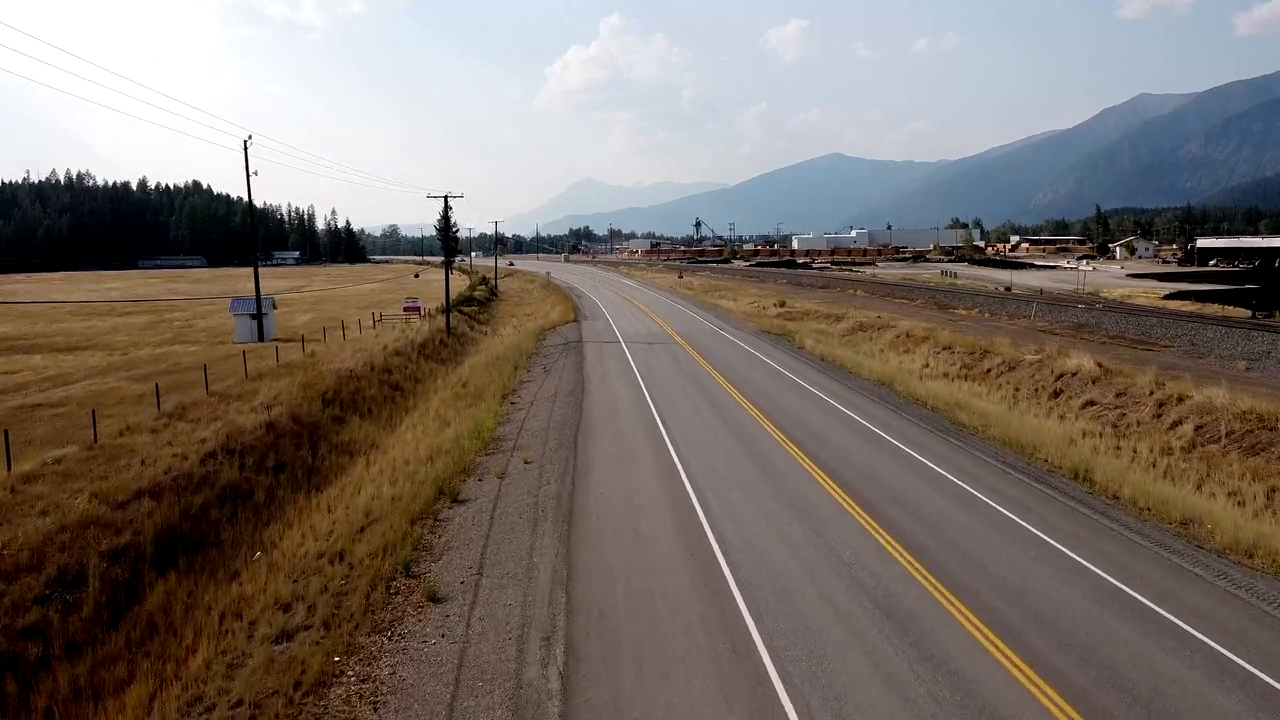
#> input picture frame 30 of road1.mp4, 1280 x 720 px
$ python RoadLineDetection.py
#> lines starting #> are read from the running program, lines starting #| are printed output that depends on the picture; after the words box and inside, x2 and y2 are one past the last pixel; in counts of white or black regions, pixels touching at a corner belong together
#> further down, img is the input picture: shape (720, 1280, 3); mean B, G, R 105.4, 112.4, 122.6
import cv2
import numpy as np

cap=cv2.VideoCapture("road1.mp4")


def region_of_interest(image,vertices):
    mask=np.zeros_like(image)
    match_mask_color=255#Bu maskede ilgi bölgesini beyaz,geri kalanını siyah yapacaktır.

    cv2.fillPoly(mask,vertices,match_mask_color)
    masked_image=cv2.bitwise_and(image,mask)
    return masked_image

def drawLines(image,lines):
    image=np.copy(image)
    blank_image=np.zeros((image.shape[0],image.shape[1],3),dtype=np.uint8)

    for line in lines:
        for x1,y1,x2,y2 in line:
            cv2.line(blank_image,(x1,y1),(x2,y2),(0,255,0),thickness=10)

        image=cv2.addWeighted(image,0.8,blank_image,1,0.0)
        return image


def process(image):
    height,width=img.shape[0],img.shape[1]
#> height = 720; width = 1280

    region_of_interest_vertices=[(0,height),(width/2,height/2),(width,height)]
#> region_of_interest_vertices = [(0, 720), (640, 360), (1280, 720)]

    gray_image=cv2.cvtColor(image,cv2.COLOR_BGR2GRAY)
    canny_image=cv2.Canny(gray_image,250,120)
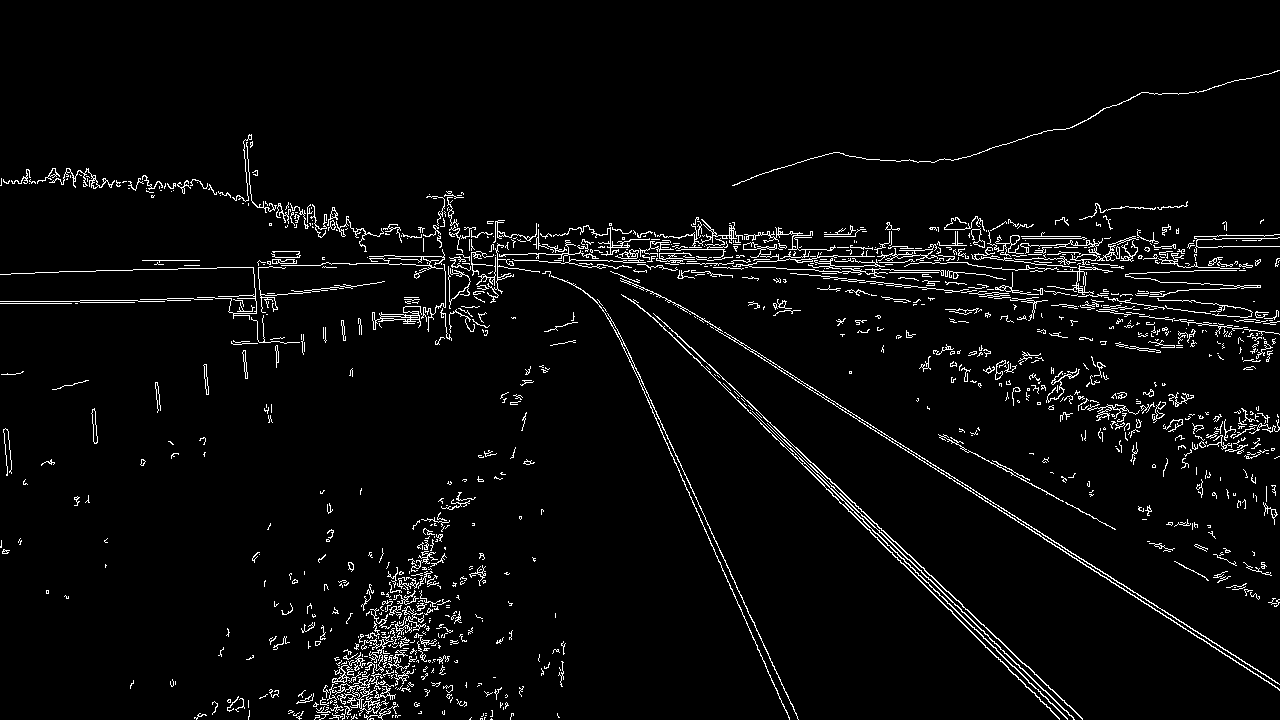
#> canny_image: shape (720, 1280); 3.8% white in thin lines or dots
    # alt eşik değerinin yüksek olması daha az detay belirgin kenarlar olur
    # üst eşik değerinin alçak olması daha çok detay
    cropped_image=region_of_interest(canny_image,np.array([region_of_interest_vertices],np.int32))
#> in region_of_interest, `cv2.fillPoly(mask,vertices,match_mask_color)`: mask: shape (720, 1280); 25% white; 1 white region, box (x1, y1, x2, y2) and area: (1, 360, 1280, 720) 230680
#> in region_of_interest, `masked_image=cv2.bitwise_and(image,mask)`:
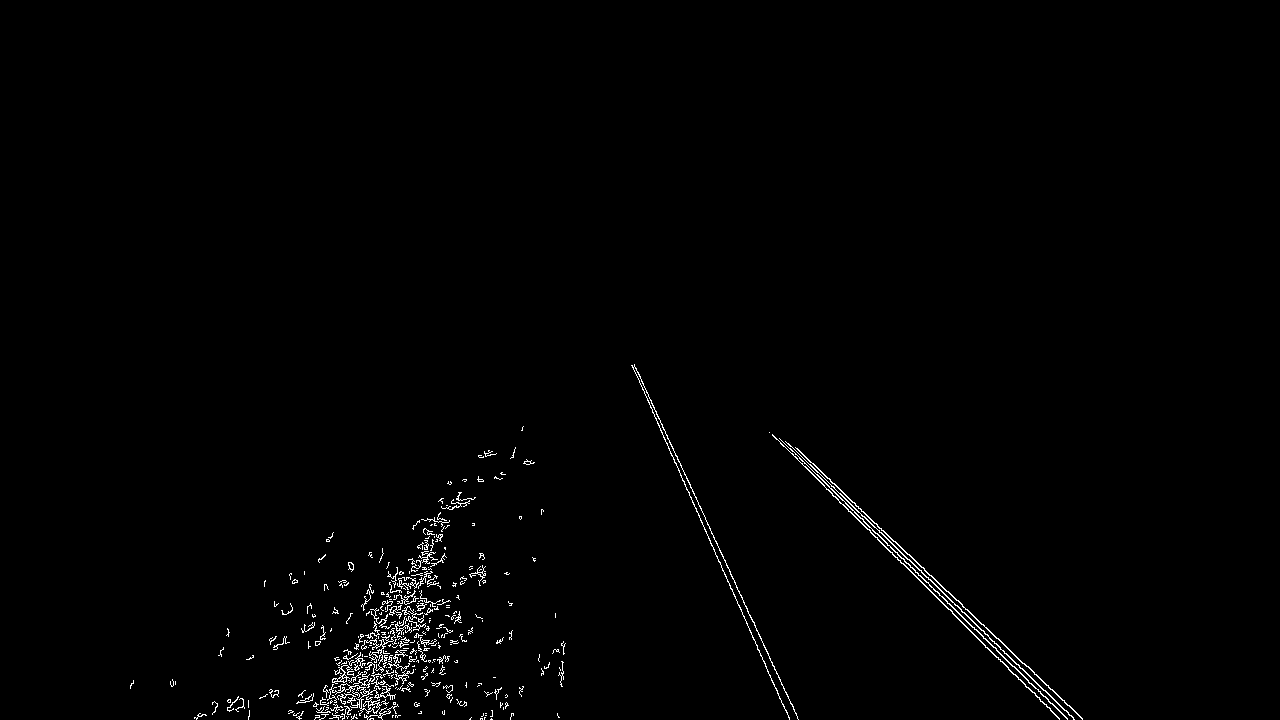
#> masked_image: shape (720, 1280); 0.97% white in thin lines or dots, all inside (x1, y1, x2, y2) = (130, 364, 1083, 720)
    lines=cv2.HoughLinesP(cropped_image,rho=2,theta=np.pi/180,threshold=220,lines=np.array([]),minLineLength=150,maxLineGap=5)
#> lines = [[792, 453, 1000, 661], [705, 519, 798, 719], [848, 498, 1010, 650], [632, 365, 789, 719], [788, 443, 1074, 719], [845, 503, 1067, 718], [634, 365, 747, 608]]
    imageWithLine=drawLines(image,lines)
#> the loop in drawLines, `for line in lines:` made 1 pass
#> pass 1, in drawLines, `image=cv2.addWeighted(image,0.8,blank_image,1,0.0)`:
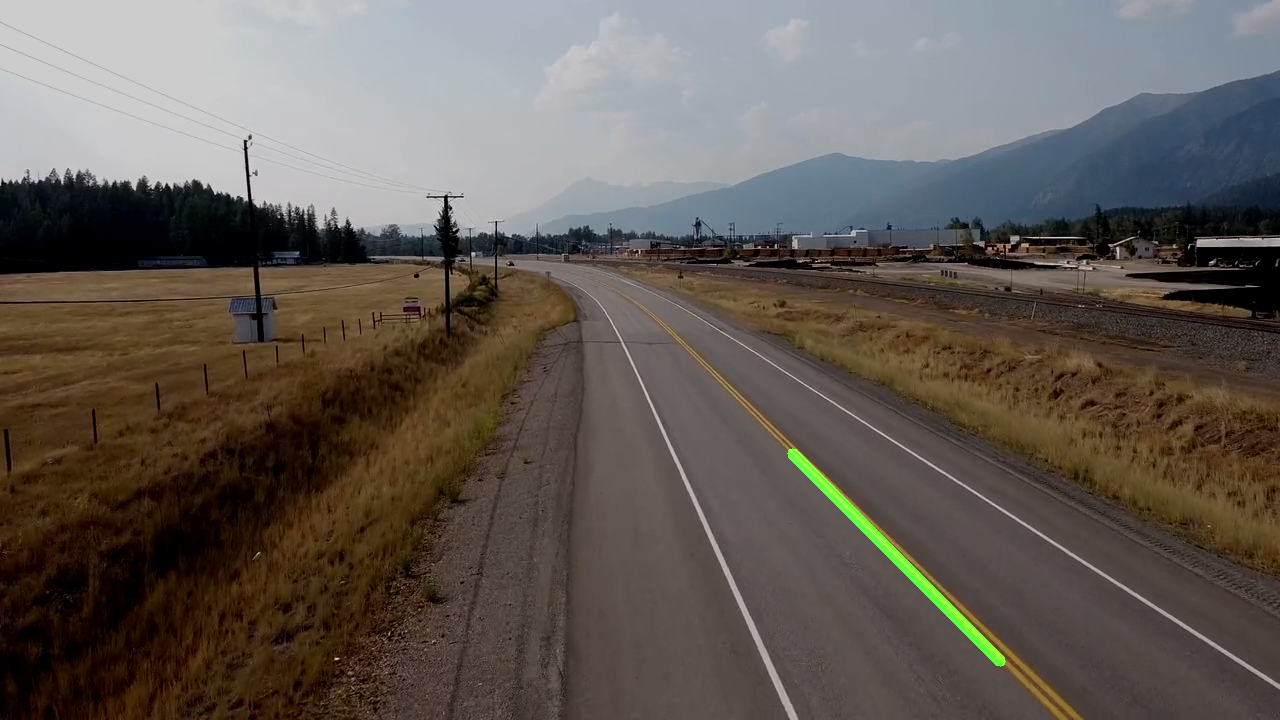
#> image: shape (720, 1280, 3); mean B, G, R 84.3, 90.6, 98.1
#> after the loop in drawLines, `for line in lines:`:
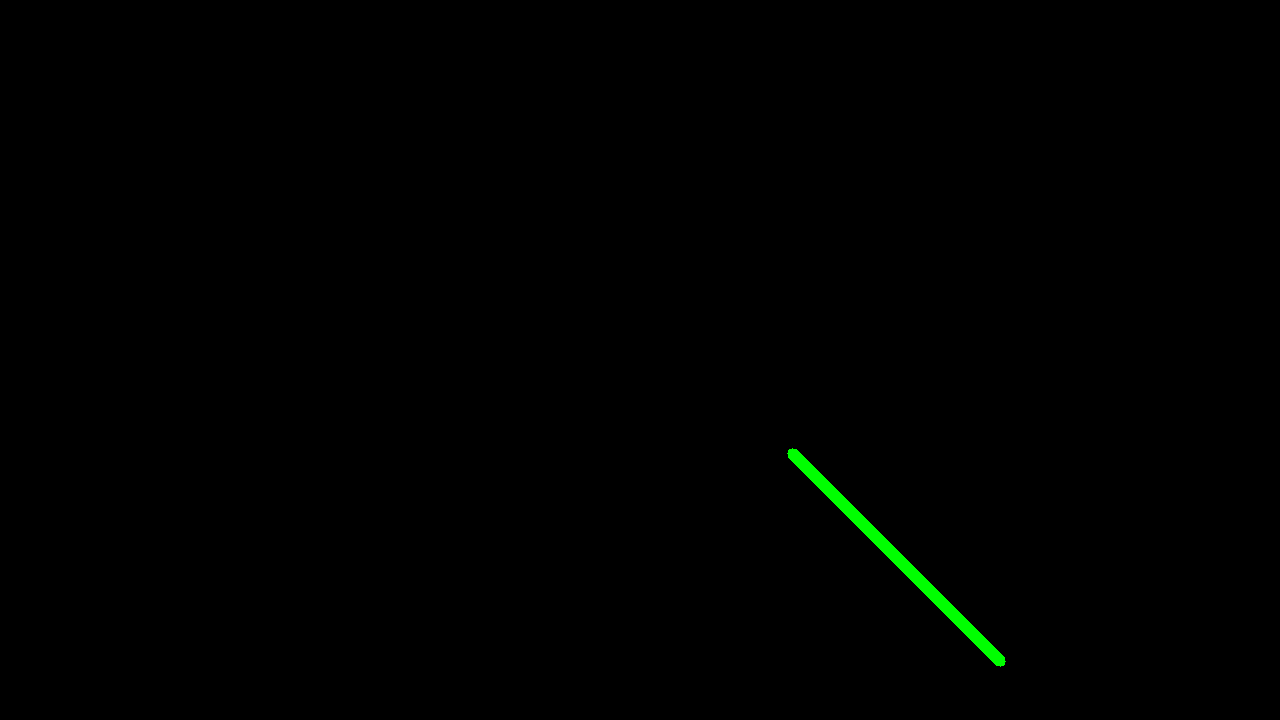
#> blank_image: shape (720, 1280, 3); mean B, G, R 0, 1, 0
    return imageWithLine
    #print(lines)

    #return cropped_image


while True:
    success,img=cap.read()
    img=process(img)

    cv2.imshow("img",img)

    k=cv2.waitKey(10) & 0xFF
#> (key q is pressed here)
    if k==ord('q'):
        break

cap.release()
cv2.destroyAllWindows()
